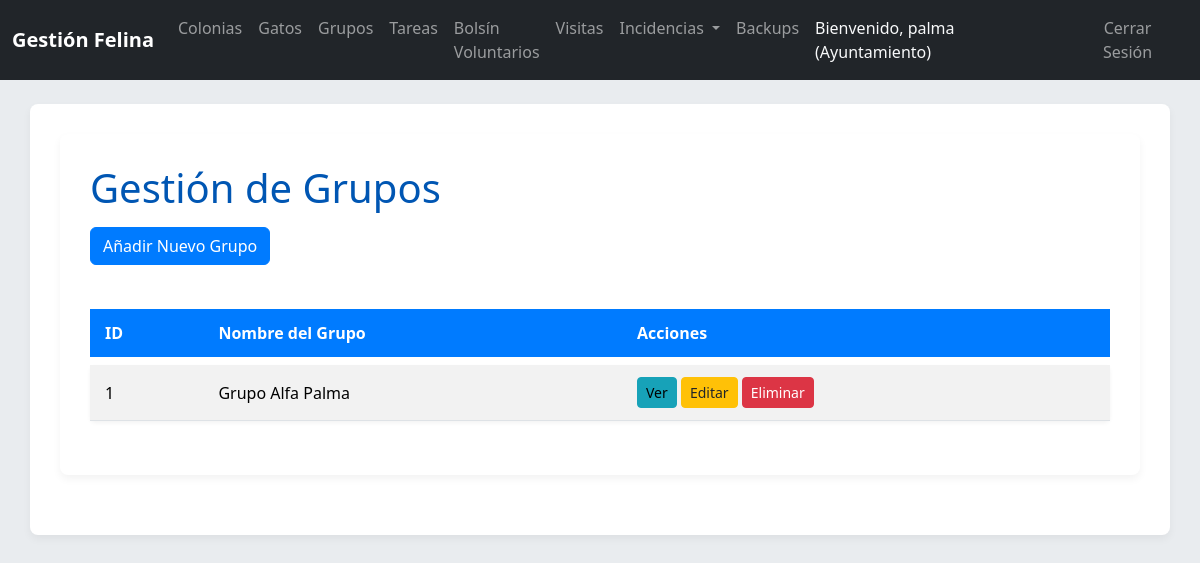
The page /index.php/grupos (signed in) on the database as committed earlier.
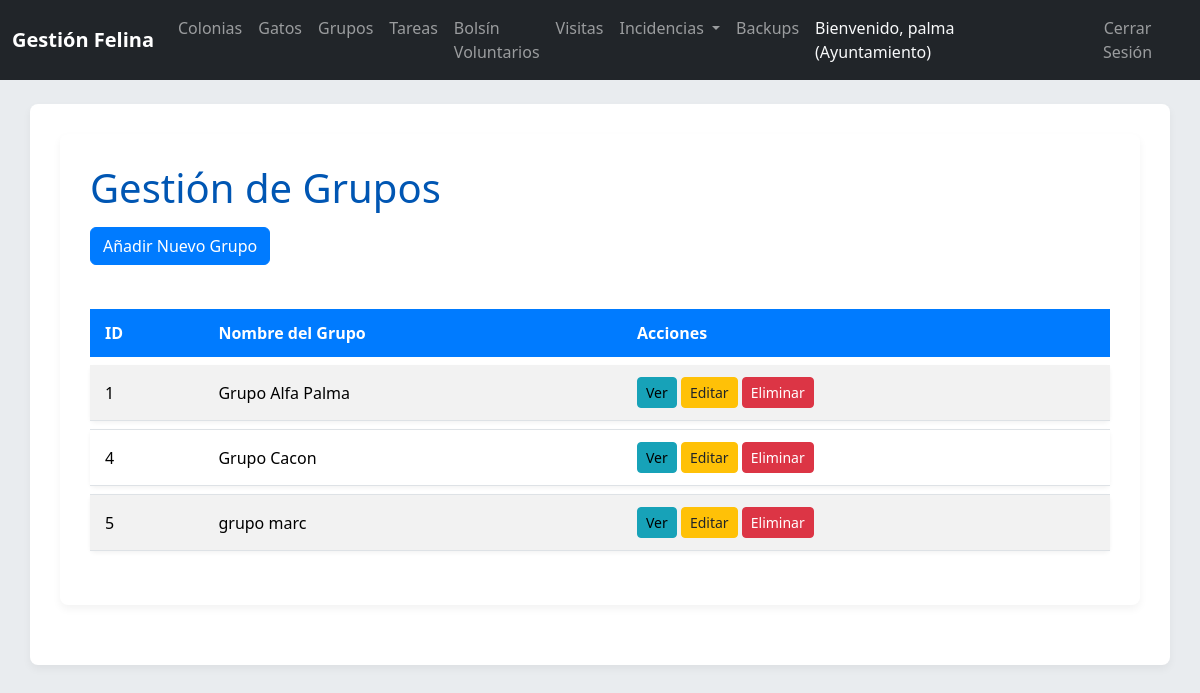
The same page on the database as committed later.
### tables this page shows
CREATE TABLE `Grupo` (
  `idGrupo` int(11) NOT NULL AUTO_INCREMENT,
  `nombreGrupo` varchar(50) NOT NULL,
  `idAyuntamiento` int(11) NOT NULL,
  PRIMARY KEY (`idGrupo`),
  KEY `idAyuntamiento` (`idAyuntamiento`),
  CONSTRAINT `Grupo_ibfk_1` FOREIGN KEY (`idAyuntamiento`) REFERENCES `Ayuntamiento` (`idAyuntamiento`) ON DELETE CASCADE
);

### controllers/GrupoController.php (called while the page is built, shortened)
<?php
class GrupoController {
    private $grupoModel;
    public function __construct() {
        $this->grupoModel = new Grupo();
    }
    public function index() {
        $ayuntamiento_id = $_SESSION['ayuntamiento_id'];
        $grupos = $this->grupoModel->getAllByAyuntamiento($ayuntamiento_id);
        require_once __DIR__ . '/../views/grupos/list.php';
    }
}

### config/database.php (called while the page is built, shortened)
<?php
class Database {
    private static $host = 'localhost';
    private static $db_name = 'gatos_mallorca';
    private static $username = 'root';
    private static $password = '';
    private static $conn;
    public static function getConnection() {
        if (self::$conn === null) {
            try {
                self::$conn = new PDO("mysql:host=" . self::$host . ";dbname=" . self::$db_name, self::$username, self::$password);
                self::$conn->setAttribute(PDO::ATTR_ERRMODE, PDO::ERRMODE_EXCEPTION);
                self::$conn->exec("set names utf8");
            } catch(PDOException $exception) {
                echo "Error de conexión a la base de datos: " . $exception->getMessage();
                exit();
            }
        }
        return self::$conn;
    }
}
?>

### models/Grupo.php (called while the page is built, shortened)
<?php
class Grupo extends BaseModel {
    protected $table_name = 'Grupo';
    public function getAllByAyuntamiento($idAyuntamiento) {
        $query = "SELECT * FROM " . $this->table_name . " WHERE idAyuntamiento = :idAyuntamiento ORDER BY nombreGrupo ASC";
        return $this->executeQuery($query, [':idAyuntamiento' => $idAyuntamiento]);
    }
}

### models/BaseModel.php (called while the page is built, shortened)
<?php
class BaseModel {
    protected $conn;
    public function __construct() {
        $this->conn = Database::getConnection();
    }
    protected function executeQuery($query, $params = [], $fetch_all = true) {
        $stmt = $this->conn->prepare($query);
        foreach ($params as $key => $value) {
            $stmt->bindValue($key, $value);
        }
        $stmt->execute();
        if ($fetch_all) {
            return $stmt->fetchAll(PDO::FETCH_OBJ);
        }
        return $stmt->fetch(PDO::FETCH_OBJ);
    }
}
?>

### views/grupos/list.php (the view, shortened to what this page needs)
<?php require_once __DIR__ . '/../partials/header.php'; ?>
<div class="container">
    <h1>Gestión de Grupos</h1>
    <a href="<?php echo url('grupos/create'); ?>" class="btn btn-primary mb-3">Añadir Nuevo Grupo</a>
    <?php if (empty($grupos)): ?>
        <div class="alert alert-info" role="alert">
            No hay grupos registrados para este ayuntamiento.
        </div>
    <?php else: ?>
        <table class="table table-striped table-hover">
            <thead>
                <tr>
                    <th>ID</th>
                    <th>Nombre del Grupo</th>
                    <th>Acciones</th>
                </tr>
            </thead>
            <tbody>
                <?php foreach ($grupos as $grupo): ?>
                    <tr>
                        <td><?php echo htmlspecialchars($grupo->idGrupo); ?></td>
                        <td><?php echo htmlspecialchars($grupo->nombreGrupo); ?></td>
                        <td>
                            <a href="<?php echo url('grupos/show?id=' . htmlspecialchars($grupo->idGrupo)); ?>" class="btn btn-info btn-sm">Ver</a>
                            <a href="<?php echo url('grupos/edit?id=' . htmlspecialchars($grupo->idGrupo)); ?>" class="btn btn-warning btn-sm">Editar</a>
                            <form action="<?php echo url('grupos/delete'); ?>" method="POST" style="display:inline-block;">
                                <button type="submit" class="btn btn-danger btn-sm" onclick="return confirm('¿Estás seguro de que quieres eliminar este grupo? Esta acción eliminará también sus pertenencias.');">Eliminar</button>
                            </form>
                        </td>
                    </tr>
                <?php endforeach; ?>
            </tbody>
        </table>
    <?php endif; ?>
</div>
<?php require_once __DIR__ . '/../partials/footer.php'; ?>

Rows that differ between the two databases and show on the page:
added grupo: idGrupo "4", nombreGrupo "Grupo Cacon"
added grupo: idGrupo "5", nombreGrupo "grupo marc"
